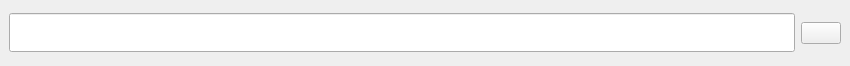
<?xml version="1.0" encoding="UTF-8"?>
<ui version="4.0">
 <class>MainWindow</class>
 <widget class="QMainWindow" name="MainWindow">
  <property name="geometry">
   <rect>
    <x>0</x>
    <y>0</y>
    <width>850</width>
    <height>66</height>
   </rect>
  </property>
  <property name="windowTitle">
   <string>MainWindow</string>
  </property>
  <widget class="QWidget" name="centralwidget">
   <property name="sizePolicy">
    <sizepolicy hsizetype="Maximum" vsizetype="Maximum">
     <horstretch>0</horstretch>
     <verstretch>0</verstretch>
    </sizepolicy>
   </property>
   <layout class="QHBoxLayout" name="horizontalLayout">
    <item>
     <layout class="QHBoxLayout" name="horizontalLayout_2">
      <item>
       <widget class="QLineEdit" name="lineEdit">
        <property name="font">
         <font>
          <pointsize>20</pointsize>
         </font>
        </property>
       </widget>
      </item>
      <item>
       <widget class="QPushButton" name="pushButton">
        <property name="text">
         <string/>
        </property>
        <property name="icon">
         <iconset>
          <normaloff>../assets/search.png</normaloff>../assets/search.png</iconset>
        </property>
        <property name="iconSize">
         <size>
          <width>32</width>
          <height>32</height>
         </size>
        </property>
       </widget>
      </item>
     </layout>
    </item>
   </layout>
  </widget>
 </widget>
 <resources/>
 <connections/>
</ui>
